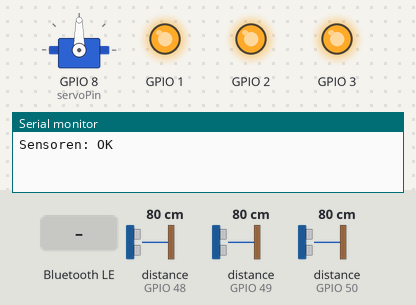
A sketch run on a simulated ESP32. On the bench: servo, output pins drawn as LEDs (lit = HIGH), the last lines printed to the serial monitor. The test bench sets the inputs (shaded band); at power-on: distance to the obstacle (sensors on GPIO 48, GPIO 49, GPIO 50) 80 cm. Nothing arrives over Bluetooth unless stated; a phone connects over Bluetooth LE 3 s after start.

Above: at 1.2 s.
1.3 s: Bluetooth LE write "SCAN" received
At 1.8 s:
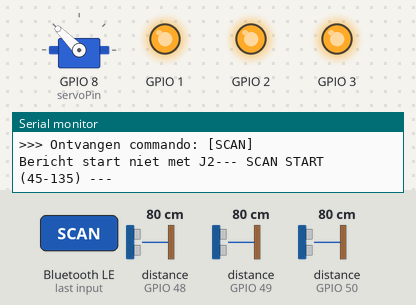
At 3.05 s:
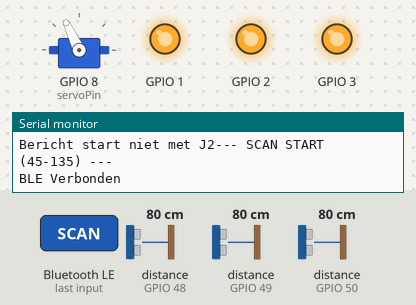
4.3 s: Bluetooth LE write "RESET" received
At 5.32 s:
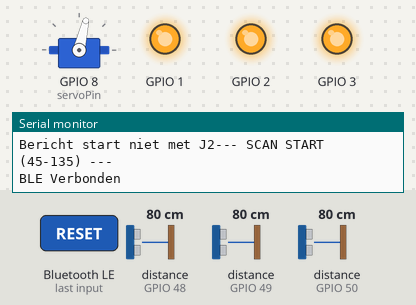
7.3 s: Bluetooth LE write "J2" received
Timing chart, 0 to 10.3 s (numbered marks = the images above; inputs shaded):
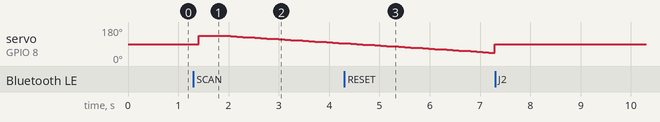

The sketch:

vlx_BLE_afstand_rev9.ino
```cpp
#include <Wire.h>
#include "Adafruit_VL53L0X.h"
#include <ESP32Servo.h>
#include <BLEDevice.h>
#include <BLEServer.h>
#include <BLEUtils.h>
#include <BLE2902.h>

// --- CONTROLE VARIABELEN ---
String inputBuffer = "";
unsigned long laatsteOntvangstTijd = 0;
bool startScanVlag = false;

// --- BLE DEFINITIES ---
BLEServer *pServer = NULL;
BLECharacteristic *pTxCharacteristic;
bool deviceConnected = false;
bool oldDeviceConnected = false;

#define SERVICE_UUID           "6E400001-B5A3-F393-E0A9-E50E24DCCA9E"
#define CHARACTERISTIC_UUID_RX "6E400002-B5A3-F393-E0A9-E50E24DCCA9E"
#define CHARACTERISTIC_UUID_TX "6E400003-B5A3-F393-E0A9-E50E24DCCA9E"

// --- HARDWARE OBJECTEN ---
Adafruit_VL53L0X lox0, lox1, lox2;
VL53L0X_RangingMeasurementData_t measure0, measure1, measure2;
Servo myservo;
int servoPin = 8;

// --- AANGEPASTE SCAN PARAMETERS (45 tot 135) ---
const int MIN_HOEK = 45;     // Start van de scan
const int MAX_HOEK = 135;    // Eind van de scan
const int RUST_STAND = 90;   // Middenpositie
const int STAPGROOTTE = 2;
int huidigePositie = 90; // We beginnen in het midden

void sendBLEData(String data) {
  if (deviceConnected) {
    pTxCharacteristic->setValue(data.c_str());
    pTxCharacteristic->notify();
  }
}

void verwerkBericht(String bericht) {
  bericht.trim();
  if (bericht.length() == 0) return;

  Serial.print("\n>>> Ontvangen commando: [");
  Serial.print(bericht);
  Serial.println("]");

  if (bericht == "SCAN") {
    startScanVlag = true;
  }
  if (bericht == "RESET") {
    myservo.write(RUST_STAND);
    delay(15);
    huidigePositie = RUST_STAND;
  }

  if (bericht.startsWith("J2")){
    Serial.println("Bericht start met J2");
    // 1. Zoek de posities van alle puntkomma's
    int eerstePuntkomma = bericht.indexOf(';');
    int tweedePuntkomma = bericht.indexOf(';', eerstePuntkomma + 1);
    int derdePuntkomma  = bericht.indexOf(';', tweedePuntkomma + 1);
    int vierdePuntkomma  = bericht.indexOf(';', derdePuntkomma + 1);

    // 2. Snijd de stukjes tekst uit en zet ze om naar integers (getallen)
    // We slaan "J2" (index 0 tot eerste puntkomma) over.

    int J2_X     = bericht.substring(eerstePuntkomma + 1, tweedePuntkomma).toInt();
    int J2_Y     = bericht.substring(tweedePuntkomma + 1, derdePuntkomma).toInt();
    int J2_speed = bericht.substring(derdePuntkomma + 1, vierdePuntkomma).toInt();
    int J2_angle = bericht.substring(vierdePuntkomma + 1).toInt(); // Tot het einde van de string

    // Controle in de Seriële Monitor
    Serial.print("X: "); Serial.println(J2_X);
    Serial.print("Y: "); Serial.println(J2_Y);
    Serial.print("Speed: "); Serial.println(J2_speed);
    Serial.print("Angle: "); Serial.println(J2_angle);
    if (J2_angle >= 170 && J2_angle <= 190){
      Serial.println("Beweeg naar links");
      beweegServo(J2_speed/20);
    }
    if (J2_angle > 350 || J2_angle < 10){
      Serial.println("Beweeg naar rechts");
      beweegServo(-J2_speed/20);
    }
  }else{
    Serial.print("Bericht start niet met J2");
  }
}

class MyServerCallbacks : public BLEServerCallbacks {
  void onConnect(BLEServer *pServer) { deviceConnected = true; Serial.println("BLE Verbonden"); }
  void onDisconnect(BLEServer *pServer) { deviceConnected = false; pServer->startAdvertising(); Serial.println("BLE Verbroken - Advertising..."); }
};

class MyCallbacks : public BLECharacteristicCallbacks {
  void onWrite(BLECharacteristic *pCharacteristic) {
    String rxValue = pCharacteristic->getValue();
    if (rxValue.length() > 0) {
      inputBuffer += rxValue;
      laatsteOntvangstTijd = millis();
    }
  }
};

void setID() {
  pinMode(1, OUTPUT); pinMode(3, OUTPUT); pinMode(2, OUTPUT);
  digitalWrite(1, LOW); digitalWrite(3, LOW); digitalWrite(2, LOW);
  delay(10);
  digitalWrite(1, HIGH); lox0.begin(0x30); delay(10);
  digitalWrite(3, HIGH); lox1.begin(0x31); delay(10);
  digitalWrite(2, HIGH); lox2.begin(0x32);
  Serial.println("Sensoren: OK");
}

void setup() {
  Serial.begin(115200);
  BLEDevice::init("XIAO_LIDAR_S3_BLE");
  BLEDevice::setMTU(517);

  pServer = BLEDevice::createServer();
  pServer->setCallbacks(new MyServerCallbacks());
  BLEService *pService = pServer->createService(SERVICE_UUID);
  pTxCharacteristic = pService->createCharacteristic(CHARACTERISTIC_UUID_TX, BLECharacteristic::PROPERTY_NOTIFY);
  pTxCharacteristic->addDescriptor(new BLE2902());
  BLECharacteristic *pRxCharacteristic = pService->createCharacteristic(CHARACTERISTIC_UUID_RX, BLECharacteristic::PROPERTY_WRITE | BLECharacteristic::PROPERTY_WRITE_NR);
  pRxCharacteristic->setCallbacks(new MyCallbacks());
  pService->start();
  pServer->getAdvertising()->start();

  setID();
  ESP32PWM::allocateTimer(0);
  myservo.setPeriodHertz(50);
  myservo.attach(servoPin, 1000, 2000);

  // Start in ruststand
  myservo.write(180 - RUST_STAND);
}

void voerScanUit() {
  Serial.println("--- SCAN START (45-135) ---");

  // 1. Spring naar de startpositie (45 graden)
  myservo.write(180 - MIN_HOEK);
  delay(400); // Wacht tot de servo er is

  // 2. Scan van 45 naar 135 graden
  for (int hoek = MIN_HOEK; hoek <= MAX_HOEK; hoek += STAPGROOTTE) {
    myservo.write(180 - hoek);
    delay(20);

    lox2.rangingTest(&measure2, false);
    lox0.rangingTest(&measure0, false);
    lox1.rangingTest(&measure1, false);

    // Datapakket bouwen: Hoek t.o.v. sensoren
    String packet = String(hoek - 180) + ";" + String(measure2.RangeMilliMeter / 10) + ";" +
                    String(hoek - 90) + ";" + String(measure0.RangeMilliMeter / 10) + ";" +
                    String(hoek) + ";" + String(measure1.RangeMilliMeter / 10);

    sendBLEData(packet);
  }

  // 3. Terug naar ruststand (90 graden)
  myservo.write(180 - RUST_STAND);
  Serial.println("--- SCAN KLAAR: Terug naar 90 graden ---");
}

void beweegServo(int stap) {
  // Bereken de nieuwe positie
  int nieuwePositie = huidigePositie + stap;

  // Beveiliging: zorg dat de servo tussen 0 en 180 graden blijft
  if (nieuwePositie > 180) {
    nieuwePositie = 180;
  }
  if (nieuwePositie < 0) {
    nieuwePositie = 0;
  }

  // Voer de beweging uit
  huidigePositie = nieuwePositie;
  myservo.write(huidigePositie);
}

void loop() {
  // Verwerk buffer na 50ms stilte
  if (inputBuffer.length() > 0 && (millis() - laatsteOntvangstTijd > 50)) {
    verwerkBericht(inputBuffer);
    inputBuffer = "";
  }

  // Start scan als vlag is gezet
  if (startScanVlag) {
    voerScanUit();
    startScanVlag = false;
  }

  // BLE status management
  if (!deviceConnected && oldDeviceConnected) { delay(500); oldDeviceConnected = false; }
  if (deviceConnected && !oldDeviceConnected) { oldDeviceConnected = true; }
}
```

Measured:
- after the input at 1.3 s, servo on GPIO 8 (servoPin): 90° → 135° after 0.10 s, → 133° 0.52 s later, → 131° 0.12 s later, → 129° 0.12 s later, … (21 changes in this stretch)
